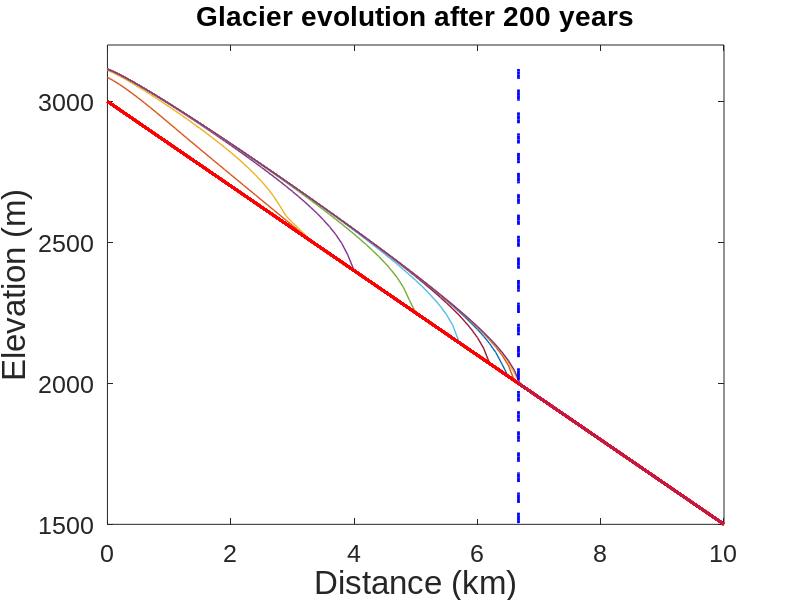

MATLAB code to generate this figure:
%% glacier evolution finite difference diffusion solution
% Computer Modeling, Feb 2016, Week 5, JSB

clear all
figure(2)
clf

%% Initialize 

% Constants and variables
usl = 0.1; % sliding rate m/yr
A = 2.1e-16;  % this is available in any of the papers i sent along
Rho_i = 917; % ice  density
g = 9.81; % gravity

% arrays and variables

% time array
dt = .001; % time step 
tmax = 2 * 100; % max time , years
t = 0:dt:tmax; % time array

imax = length(t);

% x distance array
dx = 100; % horizontal distance step (m)
xmax = 10*1000; % horizontal distance max (m)
x = 0:dx:xmax; % horizontal distance array

% Setting up initial H
Hnaught = 0; % initial height of glacier
H = Hnaught * ones(size(x)); % initial H(x)

% Initial topography 
zbmax = 3000; % max bedrock
S = 0.15; % Slope of initial bedrock
zb = zbmax-(S*x); % initial bedrock topo
z = zb+H; % Initial valley topo

% Setting up mass balance 'b'
ELAnaught = 2500; % initial ELA
amp = 0; % amplitude m
P = 100; % period years
gamma = 0.01; % m per year/m altitude
zmax = 3000; % max elevation (m)
b = gamma*((zmax-(S*x))-ELAnaught); % initial mass balance

% plot animation
n=10; %number of plots
tplot = tmax/n;
time = 0;

% Analytical soln x-terminus
xterm = ((zmax-ELAnaught)*2)/S;
xtermline = xterm * ones(size(z));

%% RUN
for i = 1:imax
    % Calculate ELA at each time step
ELA = ELAnaught + amp*sin((2*pi*t(i))/P);
    % Calculate slope at each point
dzdx = diff(z)/dx; % slope
    % mass balance
b = gamma*((zmax-(S*x))-ELA); % mass balance
    % H edge
dHdx = diff(H)/dx; % H at the edge...this is the difference in H, not H at the edge
Hedge =H(1:end-1)+(0.5*dHdx);
    % Q
Q = (usl*Hedge)+((A*((Rho_i*g*abs(dzdx)).^3)).*((Hedge.^5)/5)); %Q
% new defn of Hedge
Q = [0 Q 0]; % pad Q array
    % dQdx
dQdx = diff(Q)/dx; % should be right size now
    % Ice thickness
dHdt = b-dQdx; % change in ice thickness over time
H = H + (dHdt*dt);
H = max(H,0); % cannot have negative ice

% recalculate topo
z = zb+H; % glacier topography with fixed bedrock and changing ice height

%% PLOT
if (rem(t(i),tplot)==0) % decrease plotting frequency - speed up animation
figure(2)
plot(x/1000,zb,'r','linewidth',2) % plot surface over time
hold on
plot(x/1000,z,'linewidth',1) % plot bedrock over time 
hold on

   xlabel('Distance (km)','fontname','arial','fontsize',24) % x label
   ylabel('Elevation (m)','fontname','arial','fontsize',24) % y label
   set(gca,'fontsize',18,'fontname','arial') % axes number labels
   title(['Glacier evolution after ',num2str(t(i)),' years']) % title - accumulates model time
   axis([0 xmax/1000 1500 3200]) % hold axes constant
   pause(0.05)

end
end
plot(xtermline/1000,z,'b--', 'linewidth',2) % analytical x terminus - out of loop
    


